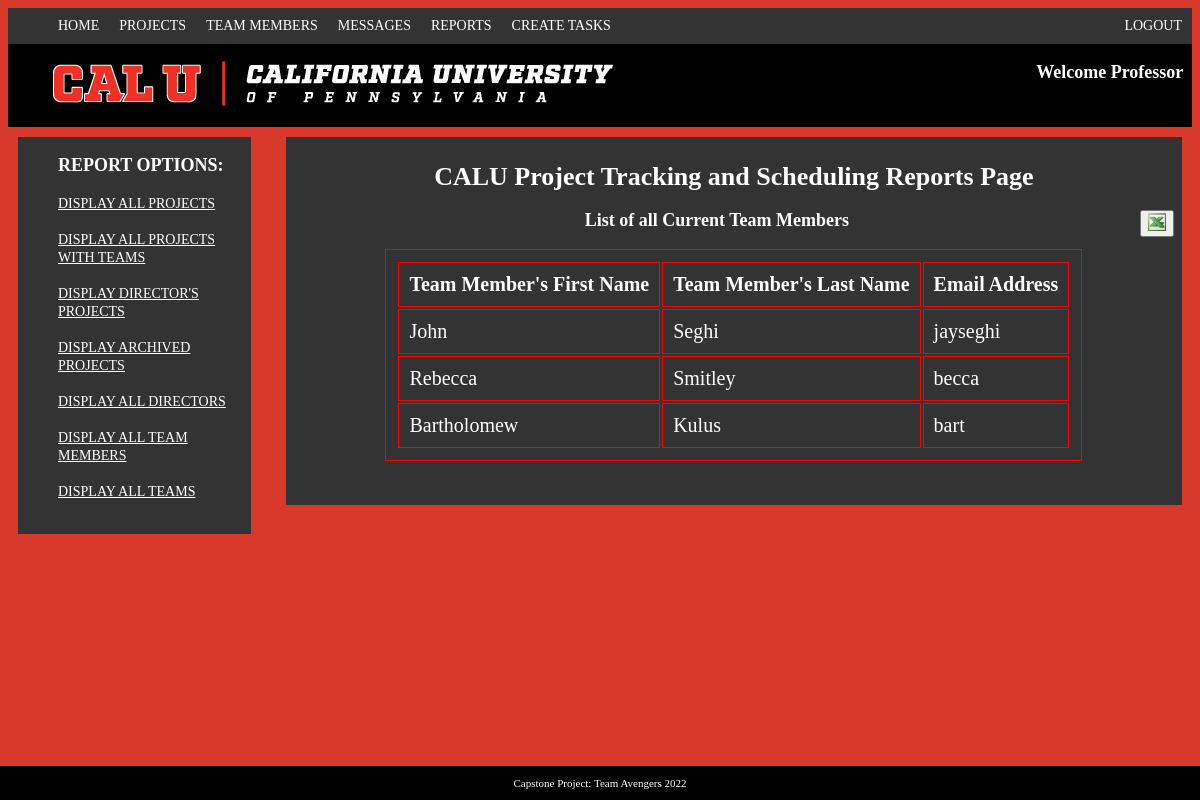
Screenshot of /projectDirector/reports/allTeamMembers.php with the database file from the repository.
### tables this page shows
CREATE TABLE team_members (
    mem_id      INT            NOT NULL    AUTO_INCREMENT,
    mem_fname   VARCHAR(60)    NOT NULL,
    mem_lname   VARCHAR(60)    NOT NULL,
    username    VARCHAR(255),
    password    VARCHAR(255),
    PRIMARY KEY (mem_id),
    UNIQUE INDEX username (username)
);

### projectDirector/reports/report_data4.php (called while the page is built, shortened)
<?php
	$queryTeamMembers = 'SELECT * FROM team_members';
	$stmt = $db->prepare($queryTeamMembers);
	$stmt->execute();
	$teamMembers = $stmt->fetchAll();

### projectDirector/reports/allTeamMembers.php (the view, shortened to what this page needs)
<?php
require_once('../../inc/db_connect.php');
include('report_data4.php');
include('webpage/header.php');
?>
<main>
<aside>
	<div class="reportType">
		<ul class="reportNames">
			<h3><b>REPORT OPTIONS:</b></h3>
			<li><a href='../run_reports.php' style="color: white">Display All Projects</a></li><br>
			<li><a href='allProjects.php' style="color: white">Display All Projects with TEAMS</a></li><br>
			<li><a href='directorProjects.php' style="color: white">Display Director's Projects</a></li><br>
			<li><a href='archiveProjects.php' style="color: white">Display Archived Projects</a></li><br>
			<li><a href='allDirectors.php' style="color: white">Display all Directors</a></li><br>
			<li><a href='allTeamMembers.php' style="color: white">Display All Team Members</a></li><br>
			<li><a href='allTeams.php' style="color: white">Display All Teams</a></li><br>
		</ul>
	</div>
</aside>
	<div class="report">
		<h1>CALU Project Tracking and Scheduling Reports Page</h1>
			<div class="export">
				<button style="float:right" type="button" id="export_btn"> <img src="webpage/excel.jpg" height ="18"/></button>
			</div>
			<div class="reportForm" id="excel_data">
			<h3>List of all Current Team Members</h3>
			<table id="table_content" align="center">
				<tr>
					<th>Team Member's First Name</th>
					<th>Team Member's Last Name</th>
					<th>Email Address</th>
				</tr>
				<?php foreach($teamMembers as $teamMember): ?>
				<tr>
					<td><?php echo $teamMember["mem_fname"]; ?></td>
					<td><?php echo $teamMember["mem_lname"]; ?></td>
					<td><?php echo $teamMember["username"]; ?></td>
				</tr>
				<?php endforeach; ?>
			</table>
		</div><br><br>
	</div><br><br>
</main>
</body>
<footer><p>Capstone Project: Team Avengers 2022</p></footer>
</html>

### projectDirector/reports/webpage/main3.css (style rules this page uses)
html { background-color: rgb(217, 57, 42); }
body { width: auto; }
a { text-transform: uppercase; font-size: 14px; }
h1 { color: white; font-size: 26px; }
h3 { color: white; font-size: 18px; }
main { padding: 10px; }
footer { position: fixed; left: 0; bottom: 0; width: 100%; background-color: black; color: white; text-align: center; font-size: 11px; }
li { max-width:335px; word-wrap:break-word; text-align:left; }
table, th, td { border: 1px double red; font-size:20px; width:auto; color: white; text-align: left; padding:10px }
ul.reportNames { list-style-type: none; cursor: pointer; }
aside { width: 20%; float: left; background-color: #333; display: block; color: white; }
.report { padding: 8px; text-align: center; background: #333; width: auto; margin-left: 23%; color: white; }

### rows the page displays
team_members: mem_fname "John", mem_lname "Seghi", username "jayseghi"
team_members: mem_fname "Rebecca", mem_lname "Smitley", username "becca"
team_members: mem_fname "Bartholomew", mem_lname "Kulus", username "bart"
